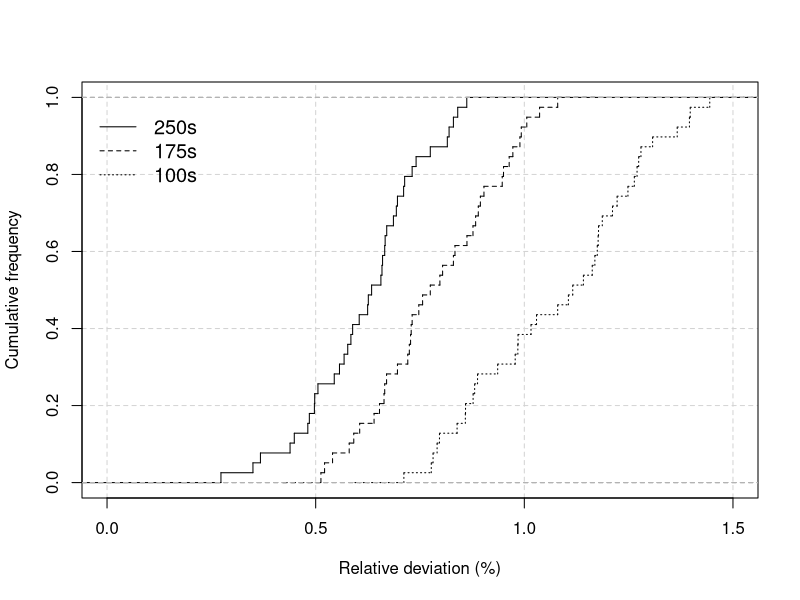
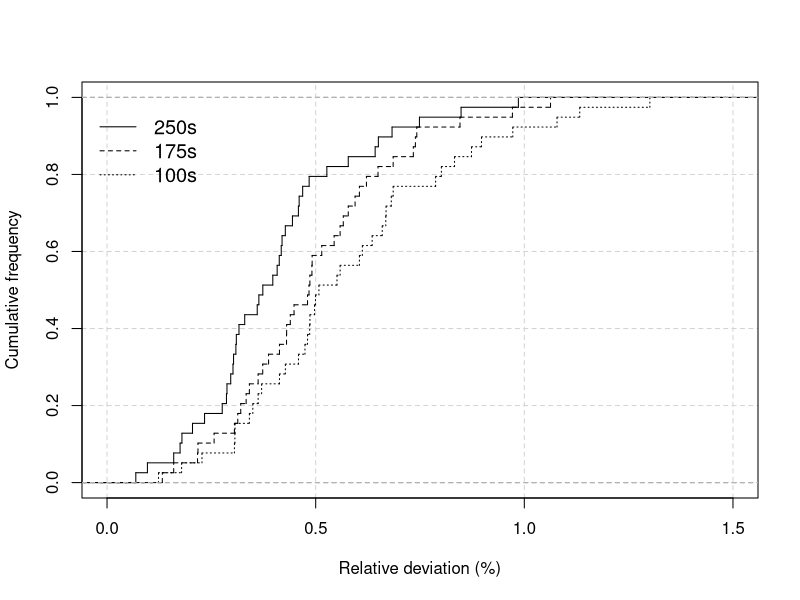
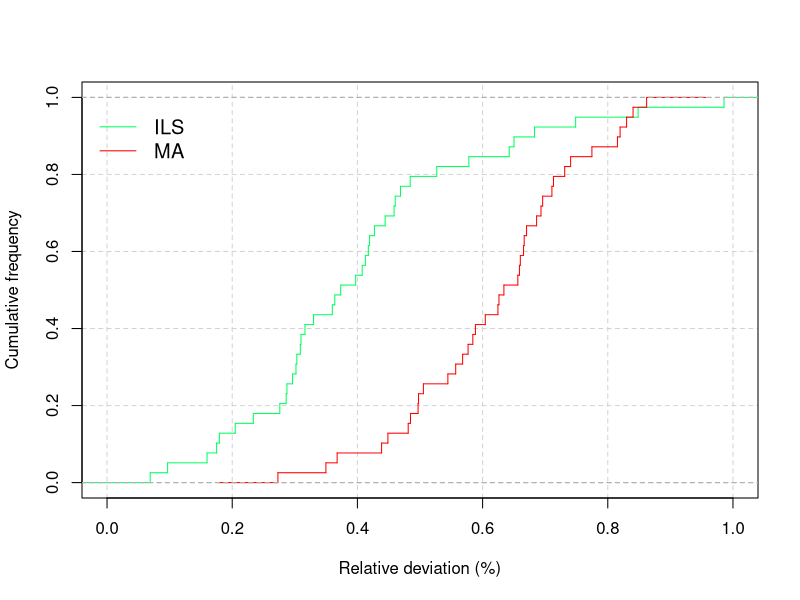

Here is the R script that generated these plots, in order:
data <- read.csv("raw_results/results_meme.csv")
data_short <- read.csv("raw_results/results_meme_short.csv")
data_middle <- read.csv("raw_results/results_meme_middle.csv")
# Compute the empirical cumulative distribution function (ECDF)
ecdf_data <- ecdf(data$relative_deviation)
ecdf_data_short <- ecdf(data_short$relative_deviation)
ecdf_data_middle <- ecdf(data_middle$relative_deviation)

png(filename = "figures/quality_distrib_meme.png", width = 800, height = 800)

# Plot the ECDF
plot(ecdf_data,main="",
     xlab = "Relative deviation (%)",
     ylab = "Cumulative frequency",
     xlim=c(0, 1.5),
     do.points = FALSE, verticals = TRUE, lty=1,
     panel.first = grid(lty = 2))
lines(ecdf_data_short, col = "#000000",do.points = FALSE, verticals = TRUE, lty=3)
lines(ecdf_data_middle, col = "#000000",do.points = FALSE, verticals = TRUE, lty=2)
legend("topleft", legend=c("250s","175s","100s"), lty=c(1,2,3), col=c("black","black","black"), bty="n",inset = c(0, 0.05),cex=1.2)

# Close the current PNG device
invisible(dev.off())


data2 <- read.csv("raw_results/results_ils.csv")
data2_short <- read.csv("raw_results/results_ils_short.csv")
data2_middle <- read.csv("raw_results/results_ils_middle.csv")
# Compute the empirical cumulative distribution function (ECDF)
ecdf_data2 <- ecdf(data2$relative_deviation)
ecdf_data2_short <- ecdf(data2_short$relative_deviation)
ecdf_data2_middle <- ecdf(data2_middle$relative_deviation)
png(filename = "figures/quality_distrib_ils.png", width = 800, height = 800)
# Plot the ECDF
plot(ecdf_data2,main="",
     xlab = "Relative deviation (%)",
     ylab = "Cumulative frequency",
     xlim=c(0, 1.5),
     do.points = FALSE, verticals = TRUE, lty=1,
     panel.first = grid(lty = 2))
lines(ecdf_data2_short, col = "#000000",do.points = FALSE, verticals = TRUE, lty=3)
lines(ecdf_data2_middle, col = "#000000",do.points = FALSE, verticals = TRUE, lty=2)
legend("topleft", legend=c("250s","175s","100s"), lty=c(1,2,3), col=c("black","black","black"), bty="n",inset = c(0, 0.05),cex=1.2)
# Close the current PNG device
invisible(dev.off())

png(filename = "figures/quality_distrib_ils_meme.png", width = 800, height = 800)
plot(ecdf_data2,main="",
     xlab = "Relative deviation (%)",
     ylab = "Cumulative frequency",
     xlim = c(0, 1),
     do.points = FALSE, verticals = TRUE, lty=1,
     panel.first = grid(lty = 2),
     col = "#00ff5e")
lines(ecdf_data, col = "#ff0000",do.points = FALSE, verticals = TRUE, lty = 1)
legend("topleft", legend=c("ILS","MA"), lty=1, col=c("#00ff5e","#ff0000"), bty="n",inset = c(0, 0.05),cex=1.2)

invisible(dev.off())
